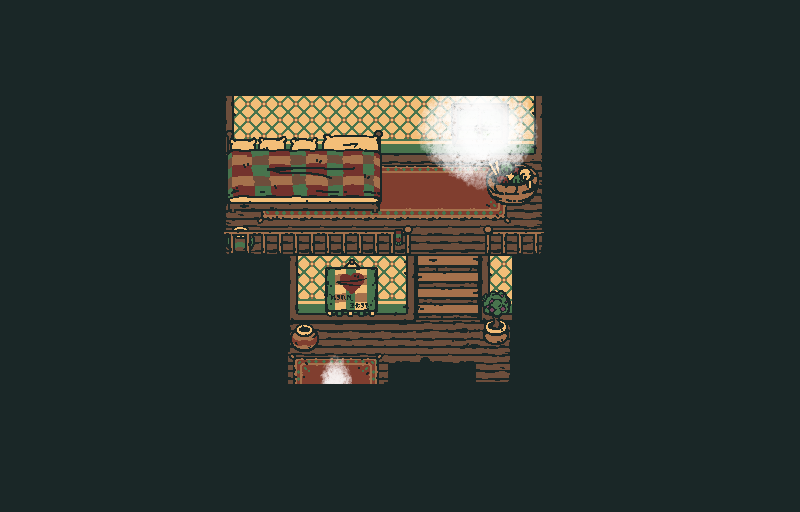

This game map was drawn from its Tiled (.tmx) file and the tilesets committed beside it. A one-line description and the trimmed map source follow:
An orthogonal 25x16 tile map with 32x32 px tiles, 5 tile layers (FLOOR, MIDDLE, ABOVE, LIGHT, ...), 6 tilesets and 44 objects (6x wood, 3x text, 2x grubmom, grub reward, grub1, ...).

<map version="1.2" tiledversion="1.2.3" orientation="orthogonal" renderorder="right-down" width="25" height="16" tilewidth="32" tileheight="32" infinite="0" nextlayerid="10" nextobjectid="276">
 <tileset firstgid="1" source="tilesets/objects.tsx" />
 <tileset firstgid="9" source="tilesets/shop.tsx" />
 <tileset firstgid="265" source="tilesets/cafe.tsx" />
 <tileset firstgid="393" source="tilesets/grubhole.tsx" />
 <tileset firstgid="457" source="tilesets/light.tsx" />
 <tileset firstgid="529" source="tilesets/bookstore.tsx" />
 <layer id="1" name="FLOOR" width="25" height="16">
  <data>[400 cells, 383 non-empty, 32 distinct tile ids]</data>
 </layer>
 <layer id="2" name="MIDDLE" width="25" height="16">
  <data>[400 cells, 27 non-empty, 27 distinct tile ids]</data>
 </layer>
 <layer id="3" name="ABOVE" width="25" height="16">
  <data>[400 cells, 23 non-empty, 15 distinct tile ids]</data>
 </layer>
 <layer id="9" name="LIGHT" width="25" height="16">
  <data>[400 cells, 13 non-empty, 13 distinct tile ids]</data>
 </layer>
 <layer id="4" name="OVERHEAD" width="25" height="16">
  <data>[400 cells, 321 non-empty, 4 distinct tile ids]</data>
 </layer>
 <objectgroup id="5" name="SLOPES">
  <object id="236" x="416" y="256" width="64" height="64" />
 </objectgroup>
 <objectgroup color="#32e3c6" id="6" name="TERRAIN" visible="0">
  <object id="224" name="wood" x="224" y="160" width="32" height="96" />
  <object id="244" name="wood" x="288" y="320" width="224" height="32" />
  <object id="245" name="wood" x="416" y="256" width="64" height="64" />
  <object id="253" name="wood" x="256" y="224" width="288" height="32" />
  <object id="254" name="wood" x="512" y="160" width="32" height="96" />
  <object id="262" name="wood" x="384" y="352" width="128" height="32" />
 </objectgroup>
 <objectgroup color="#50734a" id="7" name="COLLISION" visible="0" opacity="0.5">
  <object id="166" x="0" y="0" width="224" height="512" />
  <object id="167" x="224" y="0" width="352" height="160" />
  <object id="168" x="576" y="0" width="224" height="512" />
  <object id="238" x="224" y="256" width="192" height="64" />
  <object id="239" x="480" y="256" width="96" height="64" />
  <object id="240" x="544" y="160" width="32" height="96" />
  <object id="241" x="224" y="392" width="96" height="120" />
  <object id="242" x="224" y="320" width="64" height="72" />
  <object id="243" x="512" y="320" width="64" height="72" />
  <object id="246" x="224" y="160" width="160" height="56" />
  <object id="247" x="384" y="160" width="56" height="8" />
  <object id="250" x="352" y="392" width="224" height="120" />
  <object id="255" x="488" y="160" width="56" height="48" />
  <object id="256" x="480" y="320" width="32" height="24" />
  <object id="257" x="224" y="224" width="32" height="32" />
  <object id="258" x="288" y="320" width="32" height="32" />
  <object id="261" x="384" y="376" width="96" height="16" />
 </objectgroup>
 <objectgroup id="8" name="ENTITIES" opacity="0.64">
  <object id="231" name="grub reward" gid="2" x="400" y="208" width="24" height="24">
   <properties>
    <property name="APPEAR" value="GRUB_REWARD" />
    <property name="FLAG" value="ITEM_TREASURE3" />
    <property name="ID" value="TREASURE3" />
    <property name="TYPE" value="ITEM" />
   </properties>
  </object>
  <object id="232" name="grubmom" gid="1" x="384" y="160" width="56" height="32">
   <properties>
    <property name="APPEAR" value="!GRUB_REWARD,!FOUND_FLAME" />
    <property name="DIALOGUE" value="grubmom" />
    <property name="ID" value="GRUBMOM" />
    <property name="IMAGE" value="grubmom" />
    <property name="TYPE" value="NPC" />
   </properties>
  </object>
  <object id="233" name="grub1" gid="1" x="224" y="160" width="24" height="24">
   <properties>
    <property name="APPEAR" value="RETURNED_GRUB1,!FOUND_FLAME" />
    <property name="DIALOGUE" value="grub1" />
    <property name="ID" value="GRUB1" />
    <property name="IMAGE" value="grub1" />
    <property name="TYPE" value="NPC" />
   </properties>
  </object>
  <object id="234" name="grub2" gid="1" x="256" y="160" width="24" height="24">
   <properties>
    <property name="APPEAR" value="RETURNED_GRUB2,!FOUND_FLAME" />
    <property name="DIALOGUE" value="grub2" />
    <property name="ID" value="GRUB2" />
    <property name="IMAGE" value="grub2" />
    <property name="TYPE" value="NPC" />
   </properties>
  </object>
  <object id="235" name="grub3" gid="1" x="288" y="160" width="24" height="24">
   <properties>
    <property name="APPEAR" value="RETURNED_GRUB3,!FOUND_FLAME" />
    <property name="DIALOGUE" value="grub3" />
    <property name="ID" value="GRUB3" />
    <property name="IMAGE" value="grub3" />
    <property name="TYPE" value="NPC" />
   </properties>
  </object>
  <object id="248" name="entered trigger" gid="1" x="304" y="384" width="64" height="32">
   <properties>
    <property name="DIALOGUE" value="entered_tailor" />
    <property name="TYPE" value="DIALOGUE_TRIGGER" />
   </properties>
  </object>
  <object id="249" name="grubmom" gid="1" x="324" y="180" width="56" height="32">
   <properties>
    <property name="APPEAR" value="GRUB_REWARD,!FOUND_FLAME" />
    <property name="DIALOGUE" value="grubmom" />
    <property name="ID" value="GRUBMOM" />
    <property name="IMAGE" value="grubmom" />
    <property name="TYPE" value="NPC" />
   </properties>
  </object>
  <object id="251" name="portal" gid="6" x="320" y="416" width="32" height="32">
   <properties>
    <property name="DEST" value="ORCHARD,47,52" />
    <property name="DOOR" value="" />
    <property name="TYPE" value="PORTAL" />
   </properties>
  </object>
  <object id="252" name="text" gid="1" x="320" y="312" width="56" height="24">
   <properties>
    <property name="TEXT" value="Home Sweet Home is knitted onto this blanket." />
    <property name="TYPE" value="DESC" />
   </properties>
  </object>
  <object id="259" name="text" gid="1" x="488" y="208" width="56" height="48">
   <properties>
    <property name="TEXT">A basket of balls of silk.
You wonder idly where it came from, then decide it might be better to leave some stones unturned.</property>
    <property name="TYPE" value="DESC" />
   </properties>
  </object>
  <object id="263" name="snore1" gid="5" x="224" y="184" width="24" height="32">
   <properties>
    <property name="APPEAR" value="RETURNED_GRUB1,!FOUND_FLAME" />
    <property name="AUDIO" value="snore" />
    <property name="ID" value="SNORE" />
    <property name="TYPE" value="AUDIO" />
   </properties>
  </object>
  <object id="264" name="snore2" gid="5" x="256" y="184" width="24" height="32">
   <properties>
    <property name="APPEAR" value="RETURNED_GRUB2,!FOUND_FLAME" />
    <property name="AUDIO" value="snore" />
    <property name="ID" value="SNORE" />
    <property name="TYPE" value="AUDIO" />
   </properties>
  </object>
  <object id="265" name="snore3" gid="5" x="288" y="184" width="24" height="32">
   <properties>
    <property name="APPEAR" value="RETURNED_GRUB3,!FOUND_FLAME" />
    <property name="AUDIO" value="snore" />
    <property name="ID" value="SNORE" />
    <property name="TYPE" value="AUDIO" />
   </properties>
  </object>
  <object id="266" name="glimmer" gid="4" x="408" y="200" width="24" height="24">
   <properties>
    <property name="APPEAR" value="GRUB_REWARD" />
    <property name="FLAG" value="ITEM_TREASURE3" />
    <property name="TYPE" value="GLIMMER" />
   </properties>
  </object>
  <object id="267" name="text" gid="1" x="480" y="344" width="32" height="24">
   <properties>
    <property name="TEXT" value="Your everyday average potted plant, doing the best that it can." />
    <property name="TYPE" value="DESC" />
   </properties>
  </object>
  </objectgroup>
</map>
<!-- 5 of 44 objects omitted -->
